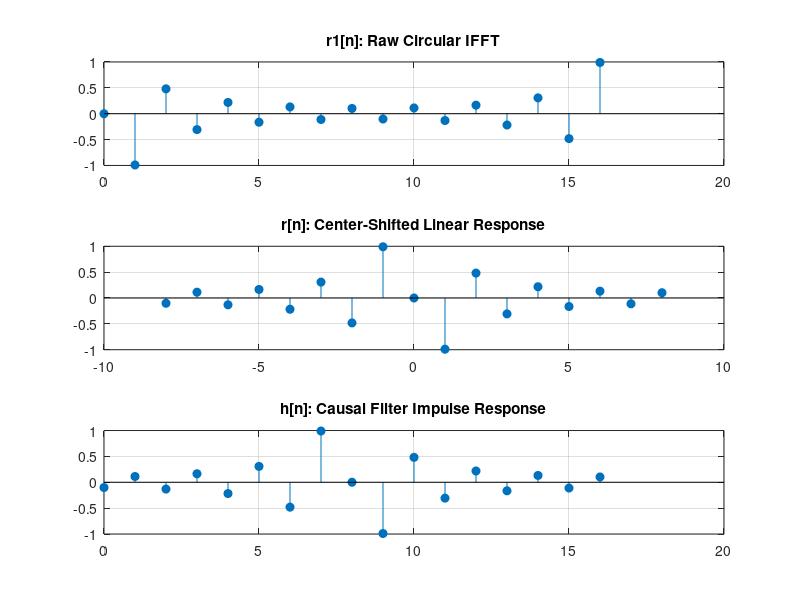
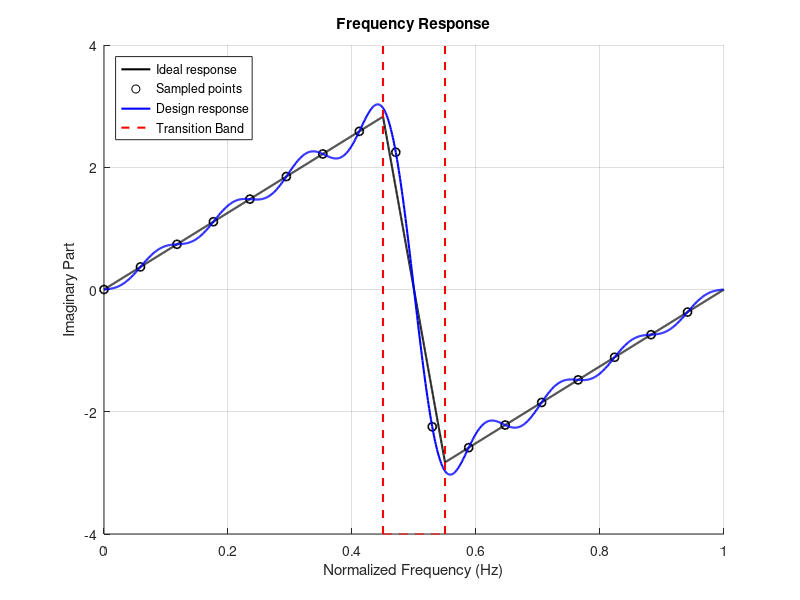

These charts were generated, in order, by the following MATLAB code:
function hw2()
    % ——— Filter Parameters ———
    k = 8;                         % Half length
    filt_Resp_Reso = 1024;        % FFT resolution
    Fp = 0.45;                    % Passband edge
    Fs = 0.55;                    % Stopband start
    N = 2 * k + 1;                % Filter length

    % ——— Frequency Sampling Method ———
    [fs_filt, F, H_F, r1, r] = freq_samp(k, N, Fp, Fs);

    % ——— Plot Time-Domain Signals ———
    figure;
    subplot(3,1,1);
    stem(0:N-1, real(r1), 'filled'); 
    title('r1[n]: Raw Circular IFFT'); grid on;

    subplot(3,1,2);
    stem(-k:k, real(r), 'filled'); 
    title('r[n]: Center-Shifted Linear Response'); grid on;

    subplot(3,1,3);
    stem(0:N-1, real(r), 'filled'); 
    title('h[n]: Causal Filter Impulse Response'); grid on;

    % ——— Plot Frequency Response ———
    freq_Resp_pos = (0:filt_Resp_Reso-1) / filt_Resp_Reso;
    padded = [fs_filt, zeros(1, filt_Resp_Reso - N)];
    arr_shift = circshift(padded, -k);
    freq_Resp = fft(arr_shift);

    figure;
    hold on;

    f_full = linspace(0, 1, 4096); 
    
    Hd_full = Hd_func(f_full,Fp,Fs);
    plot(f_full, imag(Hd_full), 'k-', 'LineWidth', 1.5, 'DisplayName', 'Ideal response');


    scatter(F, imag(H_F), 36, 'k', 'o', 'LineWidth', 1.2, 'DisplayName', 'Sampled points');
    
    plot(freq_Resp_pos, imag(freq_Resp), 'b-', 'LineWidth', 1.5, 'DisplayName', 'Design response');
    
    yl = ylim;
    plot([Fp Fs], [yl(1) yl(1)], 'r--', 'HandleVisibility','off');
    plot([Fp Fp], yl, 'r--', 'LineWidth', 1.5, 'DisplayName', 'Transition Band');
    plot([Fs Fs], yl, 'r--', 'LineWidth', 1.5, 'HandleVisibility','off');
    
    xlabel('Normalized Frequency (Hz)');
    ylabel('Imaginary Part');
    title('Frequency Response');
    legend('Location', 'northwest');
    grid on;
    


end

function [fs_filt, F, H_F, r1, r] = freq_samp(k, N, Fp, Fs)
    % ——— Frequency Sampling Points ———
    F = (0:N-1) / N;
    f = F;
    f(f > 0.5) = f(f > 0.5) - 1;

    % ——— Desired Frequency Response Definition ———
    H_F = zeros(1, N);
    mask_p = abs(f) <= Fp;
    mask_s = abs(f) >= Fs;
    mask_t = ~mask_p & ~mask_s;

    % Passband: ideal differentiator
    H_F(mask_p) = 1j * 2 * pi * f(mask_p);
    % Stopband: zero
    H_F(mask_s) = 0;
    % Transition band: linear interpolation
    H_F(mask_t) = 1j * 2 * pi * Fp .* ...
                  (Fs - abs(f(mask_t))) ./ (Fs - Fp) .* ...
                  sign(f(mask_t));

    % ——— Circular IFFT to Get r1[n] ———
    r1 = ifft(H_F);

    % ——— Center Shift to Get Symmetric r[n] ———
    r = circshift(r1, [0, k]);

    % ——— Final Output: Causal Impulse Response ———
    fs_filt = r;
end

function y = Hd_func(x, Fp, Fs)
    % Hd_func   Piecewise ideal frequency response (imaginary only)
    %   y = Hd_func(x, Fp, Fs)
    %   Inputs:
    %       x  - normalized frequency values (0 <= x <= 1)
    %       Fp - passband edge frequency
    %       Fs - stopband start frequency
    %   Output:
    %       y  - complex-valued ideal response (imaginary part only)
    
        y1 = 2 * pi * Fp;
        y2 = -2 * pi * (1 - Fs);
    
        y = (x <= Fp) .* (1j * 2 * pi * x) + ...
            ((x > Fp) & (x < Fs)) .* (1j * ((y2 - y1)/(Fs - Fp) * (x - Fp) + y1)) + ...
            (x >= Fs) .* (-1j * 2 * pi * (1 - x));
    end
    